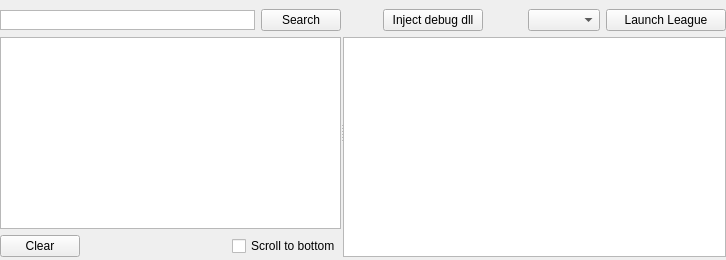
      <widget class="QWidget" name="tab_start">
       <attribute name="title">
        <string>Start</string>
       </attribute>
       <layout class="QHBoxLayout" name="horizontalLayout_24">
        <property name="leftMargin">
         <number>0</number>
        </property>
        <property name="topMargin">
         <number>3</number>
        </property>
        <property name="rightMargin">
         <number>0</number>
        </property>
        <property name="bottomMargin">
         <number>0</number>
        </property>
        <item>
         <widget class="QSplitter" name="allSplitter">
          <property name="orientation">
           <enum>Qt::Horizontal</enum>
          </property>
          <property name="opaqueResize">
           <bool>true</bool>
          </property>
          <property name="handleWidth">
           <number>2</number>
          </property>
          <property name="childrenCollapsible">
           <bool>false</bool>
          </property>
          <widget class="QWidget" name="verticalLayoutWidget_12">
           <layout class="QVBoxLayout" name="verticalLayout_15">
            <property name="leftMargin">
             <number>0</number>
            </property>
            <property name="topMargin">
             <number>6</number>
            </property>
            <property name="rightMargin">
             <number>0</number>
            </property>
            <property name="bottomMargin">
             <number>3</number>
            </property>
            <item>
             <layout class="QHBoxLayout" name="horizontalLayout_22">
              <item>
               <widget class="QTextEdit" name="allTextSearch">
                <property name="sizePolicy">
                 <sizepolicy hsizetype="Expanding" vsizetype="Minimum">
                  <horstretch>0</horstretch>
                  <verstretch>0</verstretch>
                 </sizepolicy>
                </property>
                <property name="maximumSize">
                 <size>
                  <width>16777215</width>
                  <height>20</height>
                 </size>
                </property>
                <property name="inputMethodHints">
                 <set>Qt::ImhNone</set>
                </property>
                <property name="verticalScrollBarPolicy">
                 <enum>Qt::ScrollBarAlwaysOff</enum>
                </property>
                <property name="horizontalScrollBarPolicy">
                 <enum>Qt::ScrollBarAlwaysOff</enum>
                </property>
                <property name="acceptRichText">
                 <bool>false</bool>
                </property>
               </widget>
              </item>
              <item>
               <widget class="QPushButton" name="allButtonSearch">
                <property name="text">
                 <string>Search</string>
                </property>
                <property name="flat">
                 <bool>false</bool>
                </property>
               </widget>
              </item>
             </layout>
            </item>
            <item>
             <widget class="QListWidget" name="allList"/>
            </item>
            <item>
             <layout class="QHBoxLayout" name="horizontalLayout_21">
              <property name="topMargin">
               <number>0</number>
              </property>
              <property name="bottomMargin">
               <number>0</number>
              </property>
              <item>
               <widget class="QPushButton" name="allButtonClear">
                <property name="text">
                 <string>Clear</string>
                </property>
               </widget>
              </item>
              <item>
               <spacer name="horizontalSpacer_5">
                <property name="orientation">
                 <enum>Qt::Horizontal</enum>
                </property>
                <property name="sizeHint" stdset="0">
                 <size>
                  <width>40</width>
                  <height>20</height>
                 </size>
                </property>
               </spacer>
              </item>
              <item>
               <widget class="QCheckBox" name="allScrollToBottom">
                <property name="text">
                 <string>Scroll to bottom</string>
                </property>
               </widget>
              </item>
             </layout>
            </item>
           </layout>
          </widget>
          <widget class="QWidget" name="verticalLayoutWidget_11">
           <layout class="QVBoxLayout" name="verticalLayout_14">
            <property name="leftMargin">
             <number>0</number>
            </property>
            <property name="topMargin">
             <number>6</number>
            </property>
            <property name="rightMargin">
             <number>0</number>
            </property>
            <property name="bottomMargin">
             <number>3</number>
            </property>
            <item>
             <layout class="QHBoxLayout" name="horizontalLayout_23">
              <item>
               <spacer name="horizontalSpacer_7">
                <property name="orientation">
                 <enum>Qt::Horizontal</enum>
                </property>
                <property name="sizeType">
                 <enum>QSizePolicy::Minimum</enum>
                </property>
                <property name="sizeHint" stdset="0">
                 <size>
                  <width>40</width>
                  <height>20</height>
                 </size>
                </property>
               </spacer>
              </item>
              <item>
               <widget class="QPushButton" name="allButtonInject">
                <property name="minimumSize">
                 <size>
                  <width>100</width>
                  <height>0</height>
                 </size>
                </property>
                <property name="text">
                 <string>Inject debug dll</string>
                </property>
               </widget>
              </item>
              <item>
               <spacer name="horizontalSpacer_6">
                <property name="orientation">
                 <enum>Qt::Horizontal</enum>
                </property>
                <property name="sizeHint" stdset="0">
                 <size>
                  <width>40</width>
                  <height>20</height>
                 </size>
                </property>
               </spacer>
              </item>
              <item>
               <widget class="QComboBox" name="allRegions">
                <property name="sizePolicy">
                 <sizepolicy hsizetype="Minimum" vsizetype="Fixed">
                  <horstretch>0</horstretch>
                  <verstretch>0</verstretch>
                 </sizepolicy>
                </property>
                <property name="maximumSize">
                 <size>
                  <width>100</width>
                  <height>16777215</height>
                 </size>
                </property>
               </widget>
              </item>
              <item>
               <widget class="QPushButton" name="allLaunchLeague">
                <property name="sizePolicy">
                 <sizepolicy hsizetype="Preferred" vsizetype="Fixed">
                  <horstretch>0</horstretch>
                  <verstretch>0</verstretch>
                 </sizepolicy>
                </property>
                <property name="minimumSize">
                 <size>
                  <width>120</width>
                  <height>0</height>
                 </size>
                </property>
                <property name="text">
                 <string>Launch League</string>
                </property>
               </widget>
              </item>
             </layout>
            </item>
            <item>
             <widget class="QTextEdit" name="allView">
              <property name="lineWrapMode">
               <enum>QTextEdit::NoWrap</enum>
              </property>
              <property name="acceptRichText">
               <bool>false</bool>
              </property>
             </widget>
            </item>
           </layout>
          </widget>
         </widget>
        </item>
       </layout>
      </widget>
